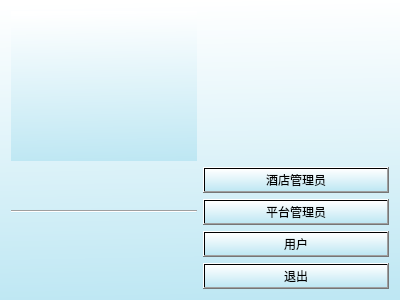
<?xml version="1.0" encoding="UTF-8"?>
<ui version="4.0">
 <class>Choose</class>
 <widget class="QDialog" name="Choose">
  <property name="enabled">
   <bool>true</bool>
  </property>
  <property name="geometry">
   <rect>
    <x>0</x>
    <y>0</y>
    <width>400</width>
    <height>300</height>
   </rect>
  </property>
  <property name="windowTitle">
   <string>Dialog</string>
  </property>
  <property name="styleSheet">
   <string notr="true">background-color: qlineargradient(spread:pad, x1:0.522, y1:1, x2:0.497, y2:0, stop:0 rgba(190, 231, 243, 255), stop:1 rgba(255, 255, 255, 255));</string>
  </property>
  <layout class="QGridLayout" name="gridLayout">
   <item row="2" column="0">
    <widget class="Line" name="line">
     <property name="orientation">
      <enum>Qt::Horizontal</enum>
     </property>
    </widget>
   </item>
   <item row="2" column="1">
    <widget class="QPushButton" name="pltfmbtn">
     <property name="text">
      <string>平台管理员</string>
     </property>
    </widget>
   </item>
   <item row="0" column="0">
    <widget class="QLabel" name="label">
     <property name="enabled">
      <bool>true</bool>
     </property>
     <property name="styleSheet">
      <string notr="true">font: 12pt &quot;黑体&quot;;</string>
     </property>
     <property name="text">
      <string/>
     </property>
    </widget>
   </item>
   <item row="4" column="1">
    <widget class="QPushButton" name="userbtn">
     <property name="text">
      <string>用户</string>
     </property>
    </widget>
   </item>
   <item row="5" column="1">
    <widget class="QPushButton" name="pushButton">
     <property name="text">
      <string>退出</string>
     </property>
    </widget>
   </item>
   <item row="1" column="1">
    <widget class="QPushButton" name="htlbtn">
     <property name="text">
      <string>酒店管理员</string>
     </property>
    </widget>
   </item>
  </layout>
 </widget>
 <resources/>
 <connections/>
</ui>
